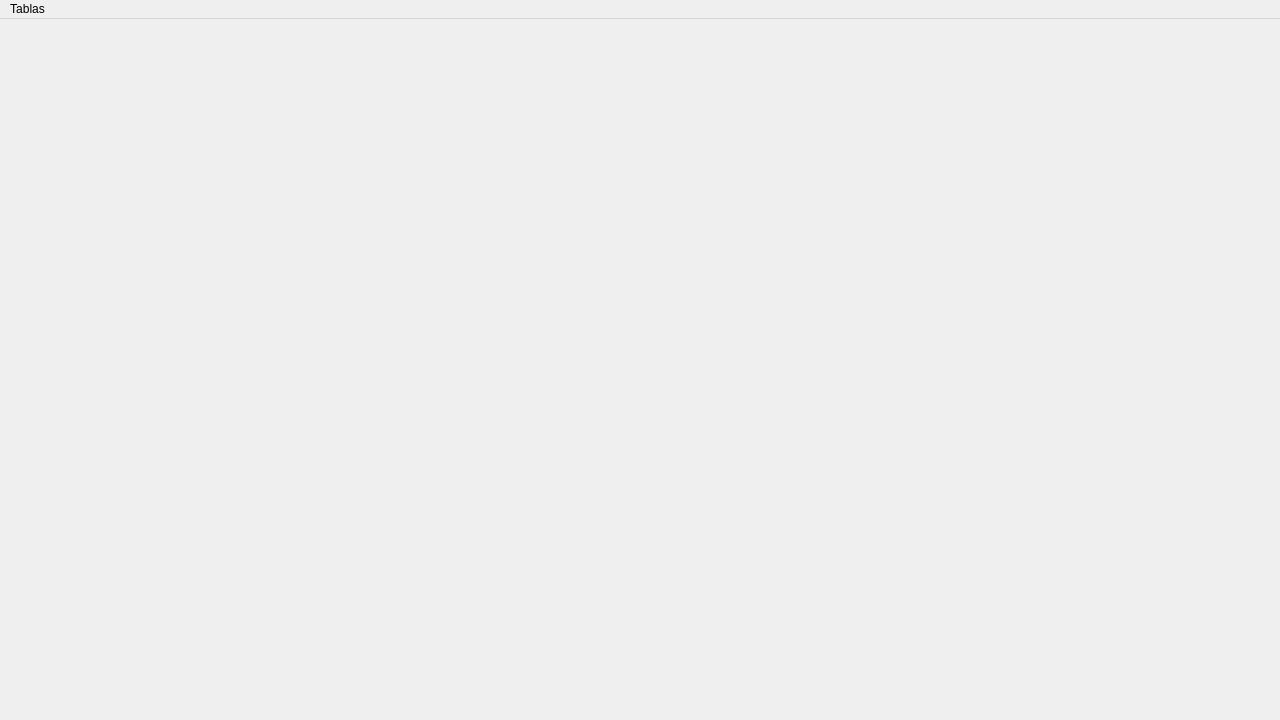
<?xml version="1.0" encoding="UTF-8"?>
<ui version="4.0">
 <class>MenuOpciones</class>
 <widget class="QMainWindow" name="MenuOpciones">
  <property name="geometry">
   <rect>
    <x>0</x>
    <y>0</y>
    <width>1280</width>
    <height>720</height>
   </rect>
  </property>
  <property name="windowTitle">
   <string>Menú de Opciones</string>
  </property>
  <property name="autoFillBackground">
   <bool>false</bool>
  </property>
  <widget class="QWidget" name="centralwidget"/>
  <widget class="QMenuBar" name="menuBarMO">
   <property name="geometry">
    <rect>
     <x>0</x>
     <y>0</y>
     <width>1280</width>
     <height>30</height>
    </rect>
   </property>
   <property name="nativeMenuBar">
    <bool>true</bool>
   </property>
   <widget class="QMenu" name="menuTablas">
    <property name="enabled">
     <bool>true</bool>
    </property>
    <property name="tearOffEnabled">
     <bool>false</bool>
    </property>
    <property name="title">
     <string>Tablas</string>
    </property>
    <property name="separatorsCollapsible">
     <bool>false</bool>
    </property>
    <addaction name="actionPaises"/>
    <addaction name="actionParcialidades"/>
    <addaction name="actionBancos"/>
   </widget>
   <addaction name="menuTablas"/>
  </widget>
  <action name="actionPaises">
   <property name="text">
    <string>Paises</string>
   </property>
  </action>
  <action name="actionParcialidades">
   <property name="text">
    <string>Parcialidades</string>
   </property>
  </action>
  <action name="actionBancos">
   <property name="text">
    <string>Bancos</string>
   </property>
  </action>
 </widget>
 <resources/>
 <connections/>
</ui>
